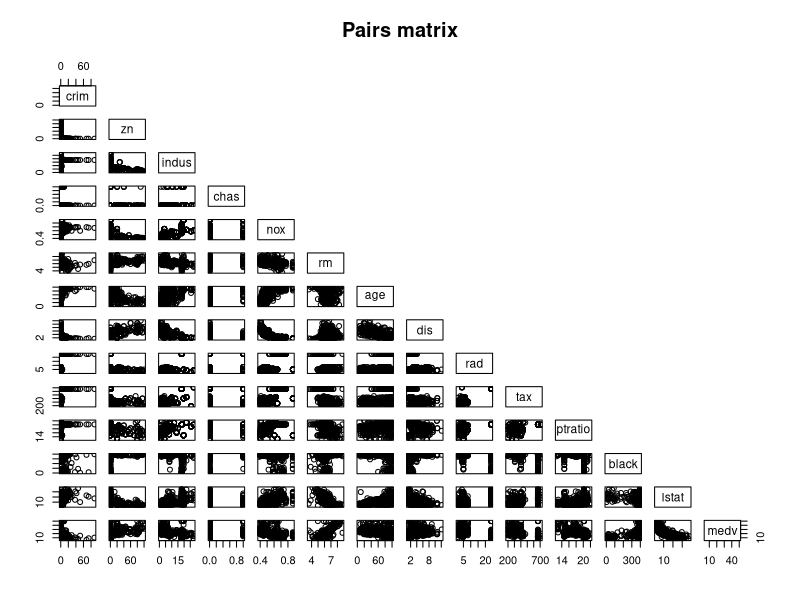
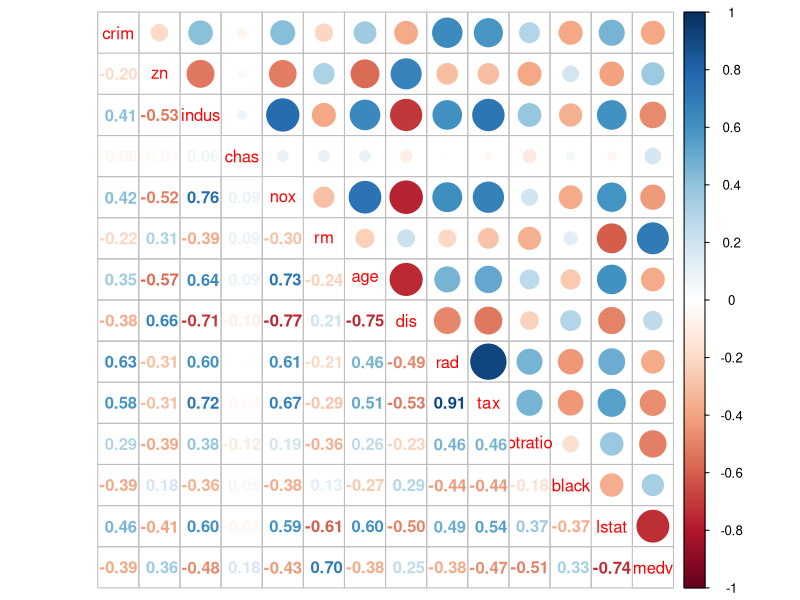

Here is the R script that generated these plots, in order:
## ---- chunk 1
library(MASS)
library(dplyr)
library('corrplot')
data("Boston")
## ---- chunk 2
dim(Boston)
## ---- chunk 3
str(Boston)
## ---- chunk 4
pairs(Boston, main = "Pairs matrix", upper.panel = NULL)
## ---- chunk 5
cor_matrix<-cor(Boston) %>% round(digits = 2)
corrplot.mixed(cor_matrix)
## ---- chunk 6
summary(Boston)
